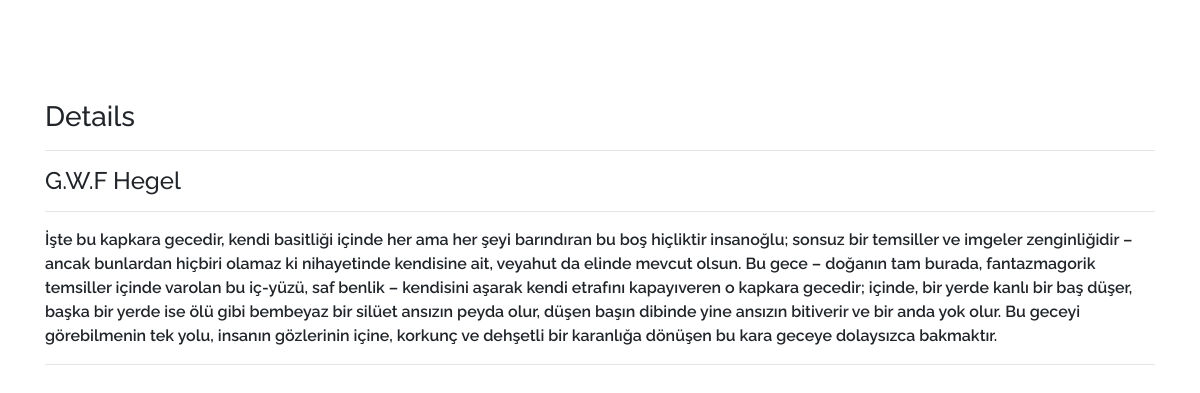
/detail/1, run on the app's committed database.
### todo.py (models this page shows, shortened)
class Todo(db.Model):
    id = db.Column(db.Integer, primary_key=True)
    title = db.Column(db.String(80), nullable=False)
    content = db.Column(db.Text, nullable=False)
    complete = db.Column(db.Boolean)

### todo.py (the view)
@app.route("/detail/<string:id>", methods=["GET"])
def detailTodo(id):
    todo = Todo.query.filter_by(id=id).first()
    return render_template("detail.html",todo=todo)

### templates/detail.html (shortened to what this page needs)
<!DOCTYPE html>
<html lang="en">
    <head>
        <link rel="stylesheet" href="https://maxcdn.bootstrapcdn.com/bootstrap/4.0.0/css/bootstrap.min.css">
        <link rel="stylesheet" href="static/style.css">
    </head>
    <body>
        <div class="container">
            <h3>Details</h3>
            <hr>
            <h4>{{todo.title}}</h4>
            <hr>
            <p>{{todo.content}}</p>
            <hr>
        </div>
    </body>
</html>

### static/style.css (style rules this page uses)
* { margin: 0px; padding: 0px; font-family: 'Raleway', sans-serif; font-weight: 600; }
.container { margin-top: 100px; }

### data on the page
Todo: title "G.W.F Hegel", content "İşte bu kapkara gecedir, kendi basitliği içinde her ama her şeyi barındıran bu boş hiçliktir insanoğlu; sonsuz bir temsiller ve imgeler zenginliğidir – ancak bunlardan hiçbiri olamaz ki nihayetinde kendisine ait, veyahut da elinde mevcut olsun. Bu gece – doğanın tam burada, fantazmagorik temsiller içinde varolan bu iç-yüzü, saf benlik – kendisini aşarak kendi etrafını kapayıveren o kapkara gecedir; içinde, bir yerde kanlı bir baş düşer, başka bir yerde ise ölü gibi bembeyaz bir silüet ansızın peyda olur, düşen başın dibinde yine ansızın bitiverir ve bir anda yok olur. Bu geceyi görebilmenin tek yolu, insanın gözlerinin içine, korkunç ve dehşetli bir karanlığa dönüşen bu kara geceye…"
